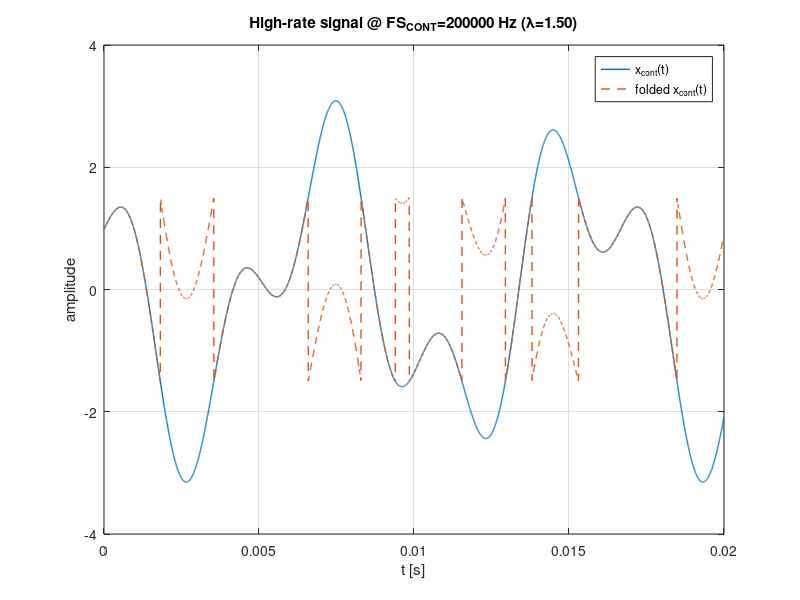
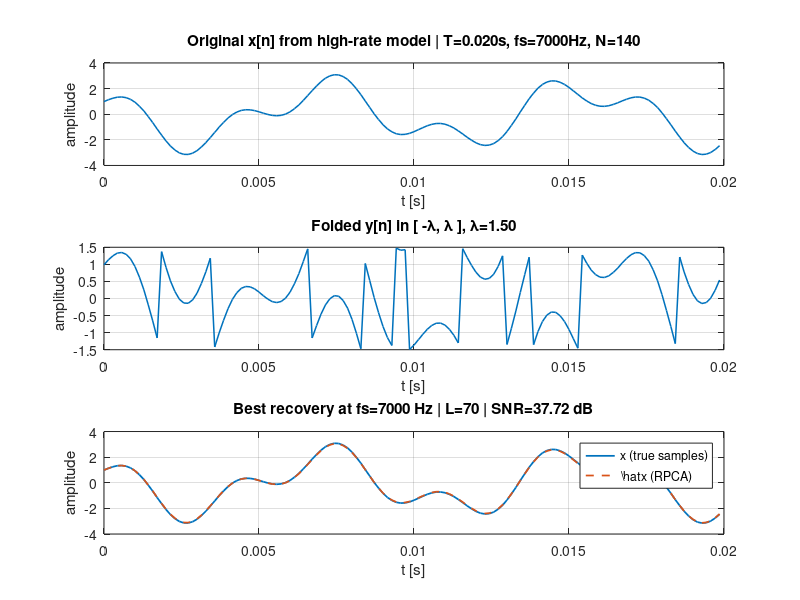
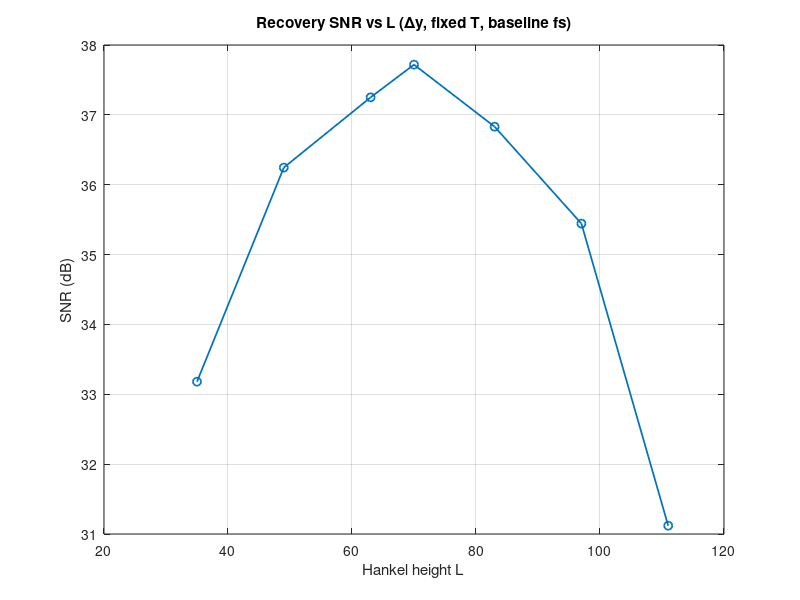
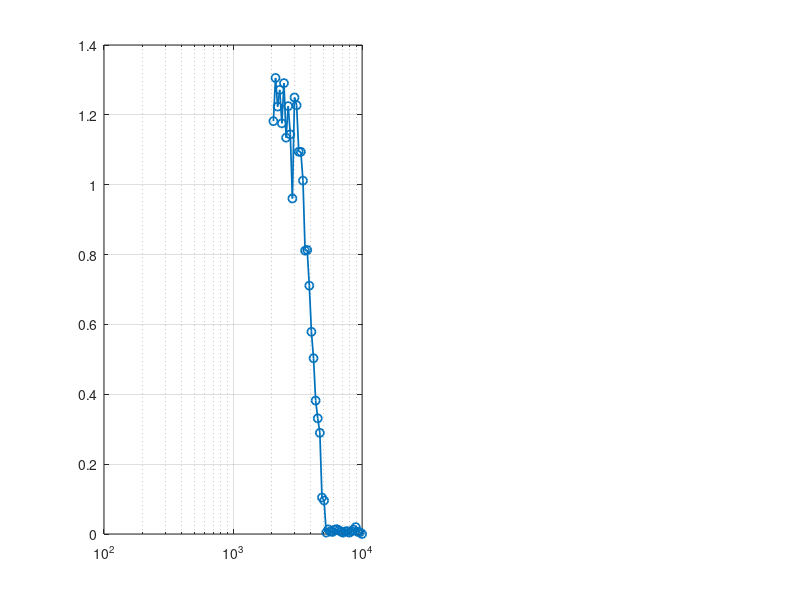

Here is the MATLAB script that generated these plots, in order: (Note: this script raises an error after producing the figures.)
function demo_unlimited_rpca_fixedT()
% Fixed-time RPCA recovery under folding with a high-rate "continuous" model.
% 1) Build a high-rate multitone x_cont(t) at FS_CONT.
% 2) Fold x_cont(t) into [-lambda,lambda) at high rate.
% 3) Sample both x_cont and folded version at a lower rate fs (baseline fs0).
% 4) Perform Hankel(Δy) + RPCA at fs0 (sweep Hankel height L).
% 5) Sweep fs with fixed T, sampling from the same high-rate x_cont and
%    running the same RPCA pipeline to get error/SNR vs fs.

rng(0);

%% -------- 0) User params (edit here) --------
T        = 0.02;        % total duration [s] (fixed)
FS_CONT  = 200e3;       % high-rate "continuous" proxy [Hz]

fs0      = 7000;        % baseline sampling rate for RPCA [Hz]
lambda   = 1.5;         % folding threshold (range [-lambda, lambda])

% Underlying (continuous-time) multitone
A1  = 2.0;  f1  = 120;  phi1 = 0.30*pi;
A2  = 1.2;  f2  = 300;  phi2 = -0.55*pi;

% RPCA/IALM options
opts = struct('tol',1e-7,'max_iter',1000,'verbose',1);

%% -------- 1) Build high-rate continuous signal and fold it --------
t_cont = 0:1/FS_CONT:T-1/FS_CONT;

x_cont = A1*cos(2*pi*f1*t_cont + phi1) + ...
         A2*cos(2*pi*f2*t_cont + phi2);

x_cont_fold = fold_centered(x_cont, lambda);

% High-rate visualization
figure('Name','High-rate original vs folded','Color','w');
plot(t_cont, x_cont, 'LineWidth',1.0); hold on;
plot(t_cont, x_cont_fold, '--', 'LineWidth',1.0);
grid on; xlim([0, T]);
xlabel('t [s]'); ylabel('amplitude');
title(sprintf('High-rate signal @ FS_{CONT}=%.0f Hz (\\lambda=%.2f)', FS_CONT, lambda));
legend('x_{cont}(t)','folded x_{cont}(t)','Location','best');

%% -------- 2) Baseline low-rate sampling at fs0 from high-rate --------
t0 = 0:1/fs0:T-1/fs0;                  % actual sampling instants
N0 = numel(t0);
idx0 = round(t0 * FS_CONT) + 1;        % indices into high-rate grid
idx0 = min(max(idx0,1), numel(t_cont));

x0 = x_cont(idx0);                     % true samples at fs0
y0 = x_cont_fold(idx0);                % folded samples at fs0

% Show sampled original vs folded (baseline)


% Wrap-density diagnostics (baseline)
ktrue0 = round((x0 - y0)/(2*lambda));
wraps0 = find(diff(ktrue0)~=0);
fprintf('[BASE] fs0=%.0f Hz: wraps=%d  (%.2f%% of samples)\n', ...
        fs0, numel(wraps0), 100*numel(wraps0)/N0);

%% -------- 3) Hankel(Δy0) + RPCA at fs0 (L sweep) --------
dy0 = diff(y0);             % first difference of folded samples
m0  = numel(dy0);

% Pick a range of Hankel heights L
L_list = unique(round([0.25 0.35 0.45 0.5 0.6 0.7 0.8] * m0));
L_list(L_list < 20) = [];
L_list(L_list > m0-20) = [];

snr_list = nan(size(L_list));
best = struct('snr', -inf);

fprintf('\n--- RPCA on Hankel(Δy) at fs0: sweeping L ---\n');
for ii = 1:numel(L_list)
    L = L_list(ii);
    H = hankel_from_vector(dy0, L);

    % Normalize to stabilize PCP
    scaleH = median(abs(H(:)) + eps);
    Hn = H / scaleH;

    % PCP on Hn
    lam_pcp = 1/sqrt(max(size(Hn)));
    [HLn, ~, out] = rpca_pcp(Hn, lam_pcp, opts);
    HL = HLn * scaleH;

    % De-Hankelize -> Δx̂, integrate -> x̂, then 2λ branch alignment
    dy_hat = dehankel_to_vector(HL);
    x_hat  = [y0(1), y0(1) + cumsum(dy_hat)];
    kstar  = median( round( (x_hat - y0)/(2*lambda) ) );
    x_hat  = x_hat - 2*lambda*kstar;

    % Quality (SNR vs ground truth x0)
    snr_list(ii) = 20*log10( max(norm(x0),eps) / max(norm(x0 - x_hat),eps) );
    fprintf('  L=%4d | %dx%d | relres=%.2e | SNR=%.2f dB\n', ...
            L, size(H,1), size(H,2), out.relres, snr_list(ii));

    if snr_list(ii) > best.snr
        best = struct('L',L,'x_hat',x_hat,'dy_hat',dy_hat,'HL',HL,'snr',snr_list(ii));
    end
end
figure('Name','Original vs Folded (fixed T, fs0 samples)','Color','w');
subplot(3,1,1);
plot(t0, x0, 'LineWidth',1.1); grid on;
xlabel('t [s]'); ylabel('amplitude');
title(sprintf('Original x[n] from high-rate model | T=%.3fs, fs=%.0fHz, N=%d', ...
      T, fs0, N0));

subplot(3,1,2);
plot(t0, y0, 'LineWidth',1.1); grid on;
xlabel('t [s]'); ylabel('amplitude');
title(sprintf('Folded y[n] in [ -\\lambda, \\lambda ], \\lambda=%.2f', lambda));

subplot(3,1,3);
% Plot best recovery at fs0

plot(t0, x0, 'LineWidth',1.25); hold on;
plot(t0, best.x_hat, '--', 'LineWidth',1.25); grid on;
xlabel('t [s]'); ylabel('amplitude');
title(sprintf('Best recovery at fs=%.0f Hz | L=%d | SNR=%.2f dB', ...
      fs0, best.L, best.snr));
legend('x (true samples)','\hat{x} (RPCA)','Location','best');

% Plot SNR vs L
figure('Name','Effect of Hankel height (fs0)','Color','w');
plot(L_list, snr_list, 'o-','LineWidth',1.25); grid on;
xlabel('Hankel height L'); ylabel('SNR (dB)');
title('Recovery SNR vs L (Δy, fixed T, baseline fs)');

%% -------- 4) Sweep fs with fixed T (N varies; sampling from x_cont) --------
fs_min = 240; 
fs_max = 1e4; 
npts   = 100;
fs_vec = round(logspace(log10(fs_min), log10(fs_max), npts));

err_rel  = nan(size(fs_vec));
snr_db   = nan(size(fs_vec));
wrap_pct = nan(size(fs_vec));

fprintf('\n--- Sweep fs with fixed T=%.3fs (sampling from x_{cont}) ---\n', T);

for kk = 1:numel(fs_vec)
    fs_k = fs_vec(kk);

    % Sample times at fs_k over [0,T)
    t_k   = 0:1/fs_k:T-1/fs_k;
    N_k   = numel(t_k);
    idx_k = round(t_k * FS_CONT) + 1;
    idx_k = min(max(idx_k,1), numel(t_cont));

    % Samples (clean & folded) from the same continuous model
    x_k = x_cont(idx_k);
    y_k = x_cont_fold(idx_k);

    % Wrap density at fs_k
    ktrue_k = round((x_k - y_k)/(2*lambda));
    wraps_k = find(diff(ktrue_k)~=0);
    wrap_pct(kk) = 100*numel(wraps_k)/N_k;

    % Hankel(Δy_k)
    dy_k = diff(y_k);
    m_k  = numel(dy_k);
    if m_k < 40, continue; end          % not enough samples for meaningful Hankel

    L_k = floor(0.5*m_k);               % near-balanced Hankel height
    H_k = hankel_from_vector(dy_k, L_k);

    % Normalize
    scaleH = median(abs(H_k(:)) + eps);
    Hn_k   = H_k / scaleH;

    % PCP
    lam_pcp = 1/sqrt(max(size(Hn_k)));
    [HLn_k, ~, outk] = rpca_pcp(Hn_k, lam_pcp, opts); 
    HL_k = HLn_k * scaleH;

    % Back to Δx̂, integrate, and align branches
    dy_hat_k = dehankel_to_vector(HL_k);
    x_hat_k  = [y_k(1), y_k(1) + cumsum(dy_hat_k)];
    kstar_k  = median( round( (x_hat_k - y_k)/(2*lambda) ) );
    x_hat_k  = x_hat_k - 2*lambda*kstar_k;

    % Metrics vs clean x_k
    err_rel(kk) = norm(x_k - x_hat_k) / max(norm(x_k), eps);
    snr_db(kk)  = 20*log10( max(norm(x_k),eps) / max(norm(x_k - x_hat_k),eps) );
end

%% -------- 5) Plots: error & wrap density vs fs, SNR vs fs --------
figure('Name','Error vs Sampling (fixed T, sampling from x_{cont})','Color','w');

subplot(1,2,1);
semilogx(fs_vec, err_rel, 'o-','LineWidth',1.25); grid on; hold on;
yyaxis right;
semilogx(fs_vec, wrap_pct, 's--','LineWidth',1.1);
ylabel('Wrap density (%)');
yyaxis left;
xlabel('Sampling frequency f_s (Hz)');
ylabel('Relative error  ||x-\hat{x}||/||x||');
title(sprintf('Fixed T=%.2fs: error & wrap density vs f_s', T));
legend('Rel. error','Wrap density','Location','best');

subplot(1,2,2);
semilogx(fs_vec, snr_db, 'o-','LineWidth',1.25); grid on;
xlabel('Sampling frequency f_s (Hz)');
ylabel('SNR (dB)');
title('Fixed T: recovery SNR vs f_s (RPCA on Hankel(Δy))');

end

%% ================= helpers =================
function y = fold_centered(x, lambda)
% Amplitude folding into [-lambda, +lambda)
    y = mod(x + lambda, 2*lambda) - lambda;
end

function H = hankel_from_vector(v, L)
% Build Hankel matrix from a vector v with height L
    N = numel(v); 
    M = N - L + 1;
    if M <= 0, error('Hankel height L too large for length %d.', N); end
    H = hankel(v(1:L), v(L:N));
end

function v = dehankel_to_vector(H)
% Anti-diagonal averaging back to a 1-D sequence
    [L,M] = size(H); 
    Lm = L + M - 1;
    v = zeros(1, Lm); 
    c = zeros(1, Lm);
    for i = 1:L
        for j = 1:M
            k = i + j - 1;
            v(k) = v(k) + H(i,j);
            c(k) = c(k) + 1;
        end
    end
    v = v ./ c;
end

% ---------- RPCA (PCP via IALM) ----------
function [L,S,out] = rpca_pcp(M, lambda, opts)
    if ~isfloat(M), M = double(M); end
    [m,n] = size(M);
    if ~exist('lambda','var') || isempty(lambda), lambda = 1/sqrt(max(m,n)); end
    if ~exist('opts','var') || isempty(opts), opts = struct(); end
    tol       = get_opt(opts,'tol',1e-7);
    max_iter  = get_opt(opts,'max_iter',1000);
    verbose   = get_opt(opts,'verbose',1);
    mu        = get_opt(opts,'mu',[]);
    mu_factor = get_opt(opts,'mu_factor',1.5);
    mu_max    = get_opt(opts,'mu_max',1e7);

    normM = norm(M,'fro'); 
    if normM==0
        L=zeros(m,n); S=zeros(m,n);
        out=struct('iter',0,'relres',0,'obj',0,'rankL',0,'nnzS',0);
        return;
    end
    if isempty(mu)
        try
            smax = svds(M,1);
        catch
            smax = norm(M,2);
        end
        mu = 1.25 / max(smax, eps);
    end

    L = zeros(m,n); 
    S = zeros(m,n); 
    Y = M / max(norm(M,2), eps);
    relres = inf; 
    k      = 0; 
    r      = 0; 
    obj    = NaN;

    if verbose
        fprintf('RPCA-PCP: lambda=%.3g, tol=%.1e\n', lambda, tol);
        fprintf('%5s  %10s  %10s  %8s  %8s  %8s\n',...
                'iter','relres','obj','rank(L)','nnz(S)','mu');
    end

    while (relres > tol) && (k < max_iter)
        k = k + 1;

        % --- low-rank update (SVT) ---
        W = M - S + (1/mu)*Y;
        [U,Sig,V] = svd(W,'econ');
        s     = diag(Sig);
        s_shr = max(s - 1/mu, 0);
        r     = nnz(s_shr > 0);
        if r > 0
            L = U(:,1:r) * diag(s_shr(1:r)) * V(:,1:r)';
        else
            L = zeros(m,n);
        end

        % --- sparse update (soft threshold) ---
        T = M - L + (1/mu)*Y;
        S = sign(T) .* max(abs(T) - lambda/mu, 0);

        % --- dual update & diagnostics ---
        Z      = M - L - S;
        Y      = Y + mu*Z;
        relres = norm(Z,'fro') / normM;
        obj    = sum(s_shr) + lambda*sum(abs(S(:)));

        if verbose && (mod(k,10)==0 || k==1)
            fprintf('%5d  %10.3e  %10.4e  %8d  %8d  %8.2e\n',...
                    k, relres, obj, r, nnz(S), mu);
        end

        mu = min(mu*mu_factor, mu_max);
    end

    if verbose
        fprintf('Done in %d iters, relres=%.3e, rank(L)=%d, nnz(S)=%d\n',...
                k, relres, r, nnz(S));
    end

    out = struct('iter',k,'relres',relres,'obj',obj,...
                 'rankL',r,'nnzS',nnz(S));
end

function v = get_opt(opts, field, defaultv)
    if isfield(opts,field) && ~isempty(opts.(field))
        v = opts.(field);
    else
        v = defaultv;
    end
end
